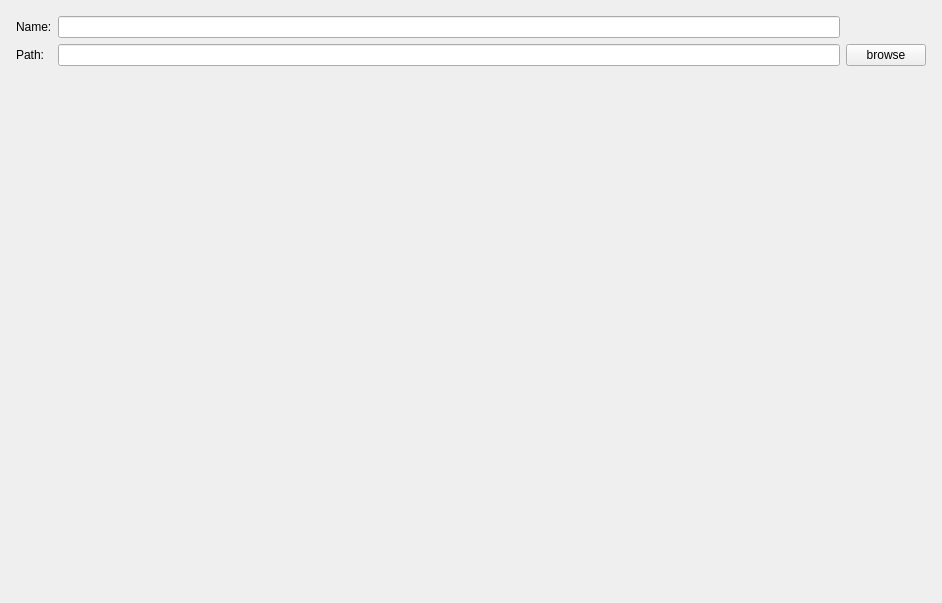
<?xml version="1.0" encoding="UTF-8"?>
<ui version="4.0">
 <class>ProSetPage</class>
 <widget class="QWizardPage" name="ProSetPage">
  <property name="geometry">
   <rect>
    <x>0</x>
    <y>0</y>
    <width>942</width>
    <height>603</height>
   </rect>
  </property>
  <property name="windowTitle">
   <string>WizardPage</string>
  </property>
  <layout class="QGridLayout" name="gridLayout_2">
   <item row="0" column="0">
    <layout class="QGridLayout" name="gridLayout">
     <property name="leftMargin">
      <number>5</number>
     </property>
     <property name="topMargin">
      <number>5</number>
     </property>
     <property name="rightMargin">
      <number>5</number>
     </property>
     <property name="bottomMargin">
      <number>5</number>
     </property>
     <item row="0" column="0">
      <widget class="QLabel" name="label">
       <property name="text">
        <string>Name:</string>
       </property>
      </widget>
     </item>
     <item row="0" column="2">
      <widget class="QLineEdit" name="lineEdit"/>
     </item>
     <item row="2" column="2">
      <widget class="QLineEdit" name="lineEdit_2"/>
     </item>
     <item row="2" column="3">
      <widget class="QPushButton" name="pushButton">
       <property name="text">
        <string>browse</string>
       </property>
      </widget>
     </item>
     <item row="2" column="0">
      <widget class="QLabel" name="label_2">
       <property name="text">
        <string>Path:</string>
       </property>
      </widget>
     </item>
     <item row="3" column="2">
      <widget class="QLabel" name="tips">
       <property name="text">
        <string/>
       </property>
      </widget>
     </item>
    </layout>
   </item>
  </layout>
 </widget>
 <resources/>
 <connections/>
</ui>
